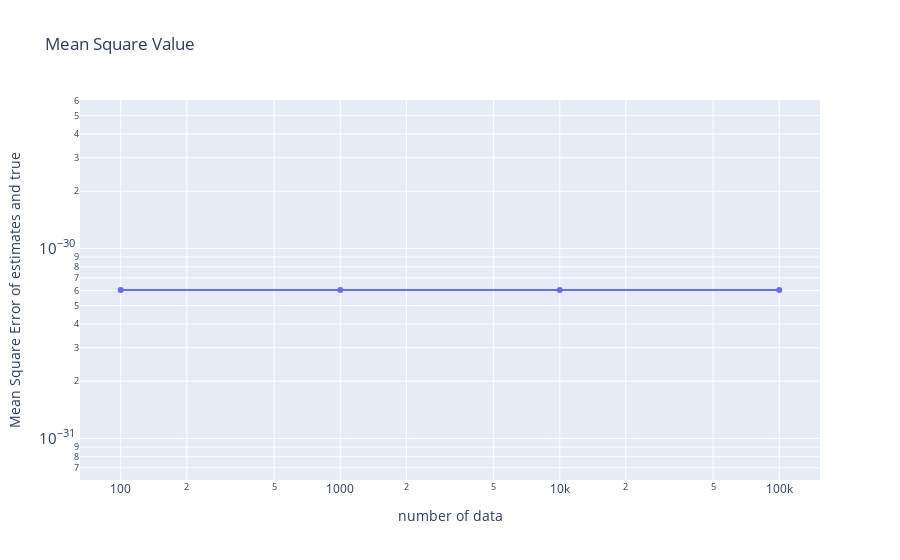

Notebook cell for this chart:
### Code cell
print("on_para_eq_constraint=False")
mses_linear, stds_linear, comp_time_linear = data_analysis.convert_to_series(param_linear_est_linear, true_object)

data_analysis.show_mse(num_data, mses_linear)

### Figure 1 — Plotly figure (JSON) as saved in the notebook; plotly's stock layout.template omitted (floating-point values rounded to 4 significant figures)
{"data": [{"mode": "lines+markers", "type": "scatter", "x": [100, 1000, 10000, 100000], "y": [6.04e-31, 6.04e-31, 6.04e-31, 6.04e-31]}], "layout": {"title": {"text": "Mean Square Value"}, "xaxis": {"title": {"text": "number of data"}, "type": "log"}, "yaxis": {"title": {"text": "Mean Square Error of estimates and true"}, "type": "log"}}}
